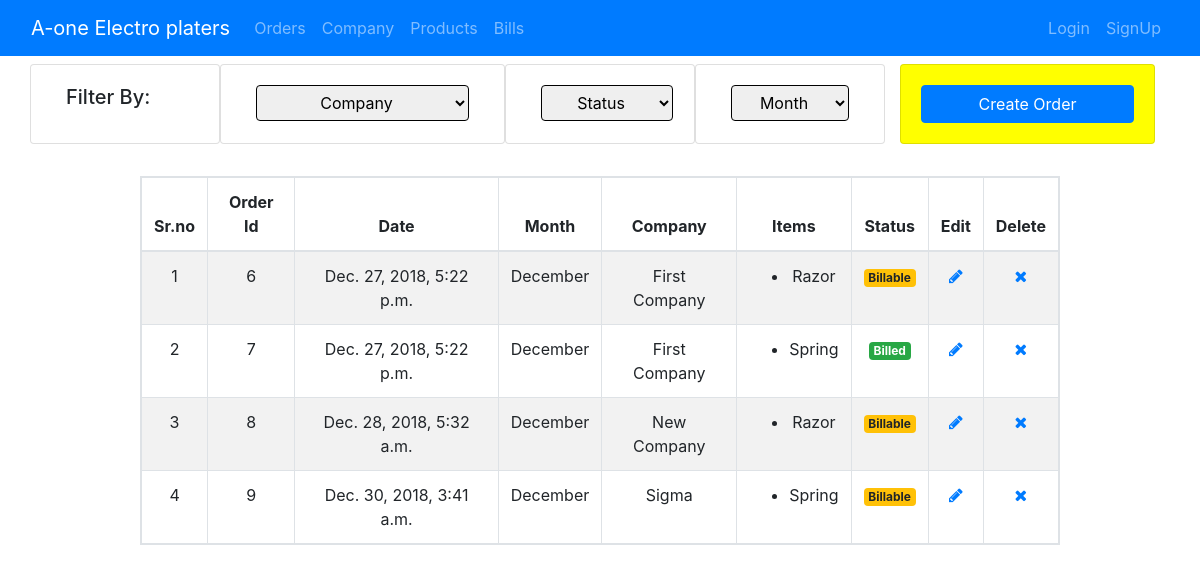
The app's page /orders/, older data.
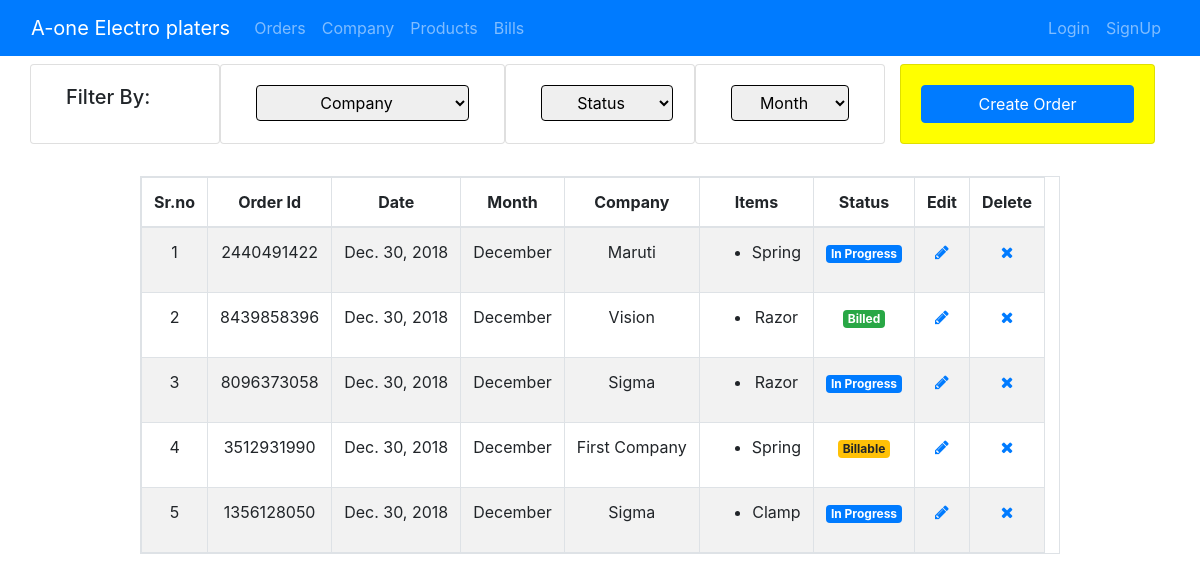
The same page, newer data.
### orders/models.py (models this page shows, shortened)
class Orders(models.Model):
    In_Progress = "In Progress"
    Billable = "Billable"
    Billed = "Billed"
    STATUS_CHOICES = (
        (In_Progress, 'In Progress'),
        (Billable, 'Billable'),
        (Billed, 'Billed')
    )
    orderId = models.CharField(max_length=256, unique=True, blank=True,
                               verbose_name="Order ID")
    orderDate = models.DateField(default=datetime.date.today(), verbose_name="Date")
    orderMonth = models.DateField(default=datetime.date.today(), verbose_name="Month")
    compName = models.ForeignKey(Company, on_delete=models.CASCADE, null=True, verbose_name="Company Name")
    itemName = models.ForeignKey(Products, on_delete=models.CASCADE, null=True, verbose_name="Items")
    itemQuantity = models.PositiveIntegerField(verbose_name="Quantity", default=1)
    orderStatus = models.CharField(max_length=50, choices=STATUS_CHOICES,
                                   default="In Progress", verbose_name="Status")

### company/models.py (models this page shows)
class Company(models.Model):
    compID = models.AutoField(primary_key=True, editable=False, unique=True)
    compName = models.CharField(max_length=256, verbose_name="Company Name")
    CompAddress = models.TextField(verbose_name="Address")
    compContact = models.CharField(max_length=20, verbose_name="Contact")
    compEmail = models.EmailField(blank=True, verbose_name="Email Id")
    compLocation = models.CharField(max_length=150, blank=True, verbose_name="Location")
    def __str__(self):
        return self.compName

### products/models.py (models this page shows)
class Products(models.Model):
    KG = "Kg"
    Pcs = "Pcs"
    Bags = "Bags"
    Box = "Box"
    PER_CHOICES = (
        (KG, 'Kg'),
        (Pcs, 'Pcs'),
        (Bags, 'Bags'),
        (Box, 'Box')
    )
    prodID = models.AutoField(primary_key=True, editable=False, unique=True)
    prodName = models.CharField(max_length=256, verbose_name="Product Name")
    compName = models.ForeignKey(Company, on_delete=models.CASCADE, verbose_name="Company Name")
    prodCode = models.CharField(max_length=150, verbose_name="Product Code")
    rate = models.FloatField(verbose_name="Rate")
    per = models.CharField(max_length=15, choices=PER_CHOICES, verbose_name="Per")
    prodPhoto = models.ImageField(upload_to='prodImage', blank=True)
    def __str__(self):
        return self.prodName

### orders/views.py (the view)
# urls.py: path('', views.ListOrders.as_view(), name="listOrders"),
class ListOrders(generic.ListView):
    model = Orders
    context_object_name = "ordersList"
    def get_context_data(self, **kwargs):
        context = super().get_context_data(**kwargs)
        comp_id = Orders.objects.values_list('compName', flat=True).distinct()
        comp_name_id = []
        for ore in comp_id:
            name_list = Company.objects.get(pk=ore)
            comp_name_id.append(name_list)
        context['comp_name_list'] = set(comp_name_id)
        return context

### orders/templates/orders/orders_list.html (shortened to what this page needs)
{% extends "base.html" %}
{% block content %}
<div class="row">
	<div class="col-md-2 card">
			<h5 class="card-body">Filter By:</h5>
		</div>
		<div class="col-md-3 card">
			<div class="card-body">
				<select id="compFilter" class = "btn btn-Light btn-block" data-tableId="mytab">
				<option value="All">Company</option>
				</select>
			</div>
		</div>
		<div class="col-md-2 card">
			<div class="dropdown card-body">
				<select id="statFilter" class="btn btn-Light btn-Light" data-tableId="mytab">
					<option value="All">Status</option>
				</select>
			</div>
		</div>
		<div class="col-md-2 card">
			<div class="card-body">
			<select id="monFilter" class="btn btn-Light btn-block" data-tableId="mytab">
				<option value="All">Month</option>
			</select>
			</div>
		</div>
		<div class="col-md-3">
			<div class="card" style="background-color: yellow;">
				<div class="card-body">
					<a href="{% url 'orders:createOrders' %}" class="btn btn-primary btn-block" role="button">Create Order</a>
				</div>
			</div>
		</div>
	</div>
	<div class="row" style="margin-top: 2em">
		<div class="col-md-1">
		</div>
		<div class="col-md-10">
			<table class="table table-striped table-bordered table-responsive " style="text-align: center">
				<thead>
                    <th>Sr.no</th>
					<th>Order Id</th>
					<th>Date</th>
					<th>Month</th>
					<th>Company</th>
					<th>Items</th>
					<th>Status</th>
					<th>Edit</th>
					<th>Delete</th>
                </thead>
				<tbody>
                    {% for order in ordersList %}
					<tr>
					<td>{{ forloop.counter }}</td>
					<td>{{ order.orderId }}</td>
					<td>{{ order.orderDate }}</td>
					<td>{{ order.orderMonth|date:'F' }}</td>
					<td value="{{ order.compName}}">{{ order.compName }}</td>
					<td>
				        <ul>
							<li>{{ order.itemName }}</li>
                        </ul>
                    </td>
					<td value="{{ order.ordersStatus }}">
                        {% if "In Progress" in order.orderStatus %}
                            <span class="badge badge-primary">{{ order.orderStatus }}</span>
                        {% elif "Billable" in order.orderStatus %}
                            <span class="badge badge-warning">{{ order.orderStatus }}</span>
                        {% else %}
                            <span class="badge badge-success">{{ order.orderStatus }}</span>
                        {% endif %}
                    </td>
					<td>
						<a href="{% url 'orders:updateOrders' pk=order.pk %}">
						<span class="fa fa-pencil"></span>
						</a>
					</td>
					<td>
						<a href="{% url 'orders:deleteOrders' pk=order.pk %}">
					     	<span class="fa fa-remove"></span>
						</a>
					</td>
				</tr>
                {% endfor %}
			</tbody>
			</table>
		</div>
	</div>
{% endblock %}

Row changes from the older to the newer data that the page shows:
removed Orders: orderId "6", orderDate "Dec. 27, 2018, 5:22 p.m.", orderMonth "December", compName "First Company", itemName "Razor", orderStatus "Billable"
removed Orders: orderId "7", orderDate "Dec. 27, 2018, 5:22 p.m.", orderMonth "December", compName "First Company", itemName "Spring", orderStatus "Billed"
removed Orders: orderId "8", orderDate "Dec. 28, 2018, 5:32 a.m.", orderMonth "December", compName "New Company", itemName "Razor", orderStatus "Billable"
removed Orders: orderId "9", orderDate "Dec. 30, 2018, 3:41 a.m.", orderMonth "December", compName "Sigma", itemName "Spring", orderStatus "Billable"
added Orders: orderId "2440491422", orderDate "Dec. 30, 2018", orderMonth "December", compName "Maruti", itemName "Spring", orderStatus "In Progress"
added Orders: orderId "8439858396", orderDate "Dec. 30, 2018", orderMonth "December", compName "Vision", itemName "Razor", orderStatus "Billed"
added Orders: orderId "8096373058", orderDate "Dec. 30, 2018", orderMonth "December", compName "Sigma", itemName "Razor", orderStatus "In Progress"
added Orders: orderId "3512931990", orderDate "Dec. 30, 2018", orderMonth "December", compName "First Company", itemName "Spring", orderStatus "Billable"
added Orders: orderId "1356128050", orderDate "Dec. 30, 2018", orderMonth "December", compName "Sigma", itemName "Clamp", orderStatus "In Progress"
